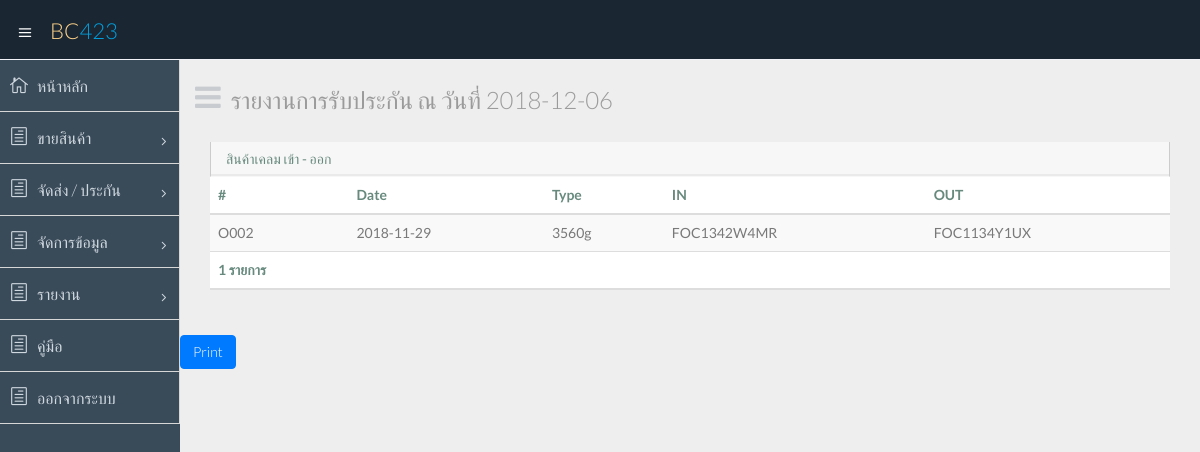
The app's page /report_claim_1.php, older data.
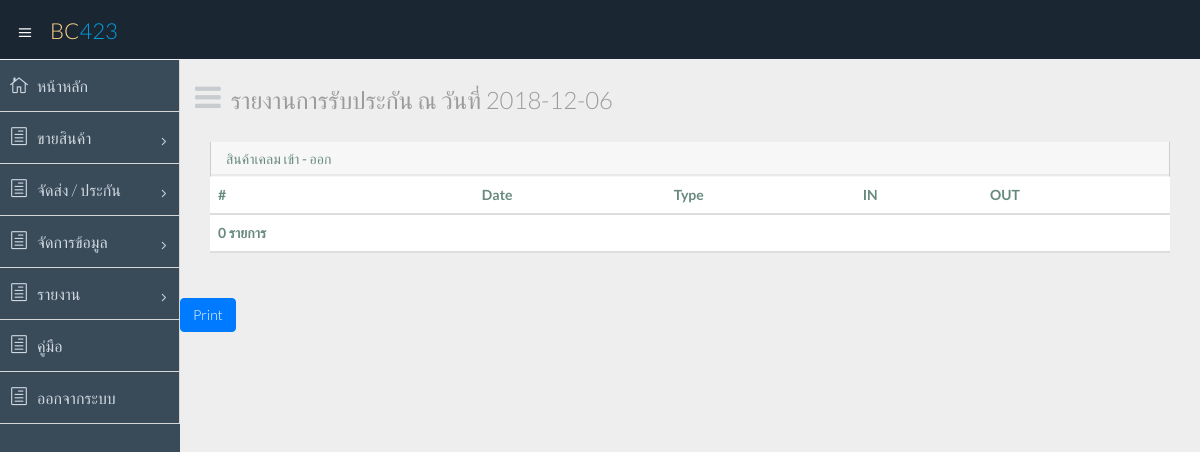
The same page, newer data.
### tables this page shows
CREATE TABLE `claim` (
  `claim_id` int(11) NOT NULL,
  `claim_date` date NOT NULL,
  `old_sn` varchar(20) NOT NULL,
  `new_sn` varchar(20) NOT NULL,
  `claim_reason` varchar(500) DEFAULT NULL
);

CREATE TABLE `product` (
  `prod_sn` varchar(20) NOT NULL,
  `type_id` varchar(5) NOT NULL,
  `prod_in` date NOT NULL,
  `prod_status` int(11) NOT NULL,
  `orders_id` varchar(5) DEFAULT NULL
);

### report_claim_1.php (the view)
<?php
require 'header.php';
$conn = new mysqli("localhost", "root", "", "proj-warranty");
$conn->set_charset("utf8");
?>
    <section id="main-content">
      <section id="printableArea" class="wrapper">
        <div class="row">
          <div class="col-lg-12">
            <h3 class="page-header"><i class="fa fa fa-bars"></i> รายงานการรับประกัน ณ วันที่ <?php echo date("Y-m-d");?></h3>
          </div>
        </div>
          <div class="col-sm-12">
            <section class="panel">
			  <header class="panel-heading">
			    สินค้าเคลม เข้า - ออก
              </header>
              <table class="table table-striped">
                <thead>
                  <tr>
					<th>#</th>
                    <th>Date</th>
					<th>Type</th>
                    <th>IN</th>
                    <th>OUT</th>
                  </tr>
                </thead>
                <tbody>
<?php
$sql = "SELECT * FROM claim JOIN product ON claim.old_sn = product.prod_sn ORDER BY claim_date DESC";
$result = $conn->query($sql);
while($row = $result->fetch_assoc()) {
	echo "<tr><td>".$row["orders_id"]."</td><td>".$row["claim_date"]."</td><td>".$row["type_id"]."</td><td>".$row["old_sn"]."</td><td>".$row["new_sn"]."</td></tr>\n";
}
$sql = "SELECT COUNT(*) FROM claim JOIN product ON claim.old_sn = product.prod_sn ORDER BY claim_date DESC";
$result = $conn->query($sql);
while($row = $result->fetch_assoc()) {
	$count = $row["COUNT(*)"];
}
?>
                </tbody>
                <thead>
                  <tr>
                    <th><?php echo $count;?> รายการ</th>
					<th></th>
					<th></th>
					<th></th>
					<th></th>
                  </tr>
                </thead>
              </table>
            </section>
          </div>
      </section>
	 <button type="button" class="btn btn-primary" onclick="printDiv('printableArea')">Print</button>
    </section>
  </section>
<?php
require 'footer.php';
?>

Row changes from the older to the newer data that the page shows:
removed claim: old_sn.orders_id "O002", claim_date "2018-11-29", old_sn.type_id "3560g", old_sn "FOC1342W4MR", new_sn "FOC1134Y1UX"
Text that changed along with them:
$count: "1" → "0"
